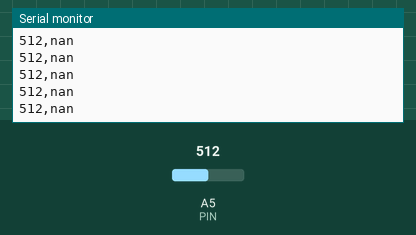
The sketch below on a simulated Arduino Uno, built with avr-gcc and run on an emulated ATmega328P. On the bench: the last lines printed to the serial monitor. Inputs (shaded band) come from the test bench; at power-on: A5 (PIN) = 512. At 5.0 s the program stops and its outputs stay as they are.

Above: at 1.2 s.
1.3 s: A5 (PIN) set to 574
At 1.68 s:
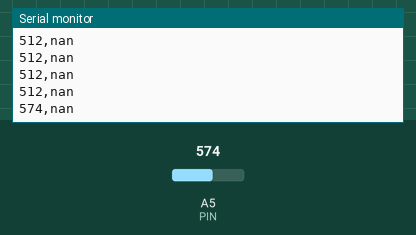
2.8 s: A5 (PIN) set to 598
At 5.7 s:
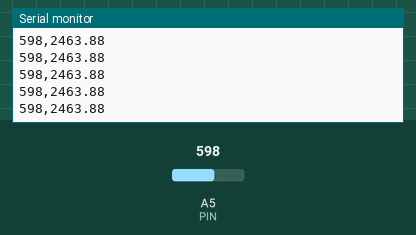

The sketch:

reading_function.ino
```cpp
int count;
int num_measurements = 20;
double resistance_F = 1000.0;           // ohm
double source_voltage = 4.85;           // V
int PIN = A5;
int levels = 1024;
// Resistance parameters
double resistance_offset = 100.0;       // ohm (0°C value)
double linear_param = 3.9083E-3;        // (°C)^(-1)
double quadratic_param = -5.775E-7;     // (°C)^(-2)
// Measurements
int voltage_value;                      // V
double temperature;                     // °C


void printValues(int Dout, double t){

  Serial.print(Dout);
  Serial.print(',');
  Serial.print(t);
  Serial.print('\n');

}

void setup() {
  // put your setup code here, to run once:
  Serial.begin(9600);
  analogReference(INTERNAL);
  count = 0;
}

void loop() {
  // put your main code here, to run repeatedly:
  if(count < num_measurements){
    voltage_value = analogRead(PIN);
    temperature = - (0.5 * linear_param / quadratic_param) -
      sqrt( 0.25 * linear_param * linear_param / (quadratic_param * quadratic_param) - (1.0 / (resistance_offset * quadratic_param)) * (resistance_offset + resistance_F - resistance_F * ((double)levels / ((double)voltage_value))));

    printValues(voltage_value, temperature);

    ++count;
    delay(250);
  }
  else{
    exit(0);
  }
}
```

Measured:
- the behaviour switches between 581 and 582 on A5 (PIN) (found by bisection; images 1 and 2)
- after the input at 1.3 s, the serial monitor: prints a new line after 0.20 s (image 1)
- after the input at 2.8 s, the serial monitor: prints a new line after 0.21 s (image 2)
